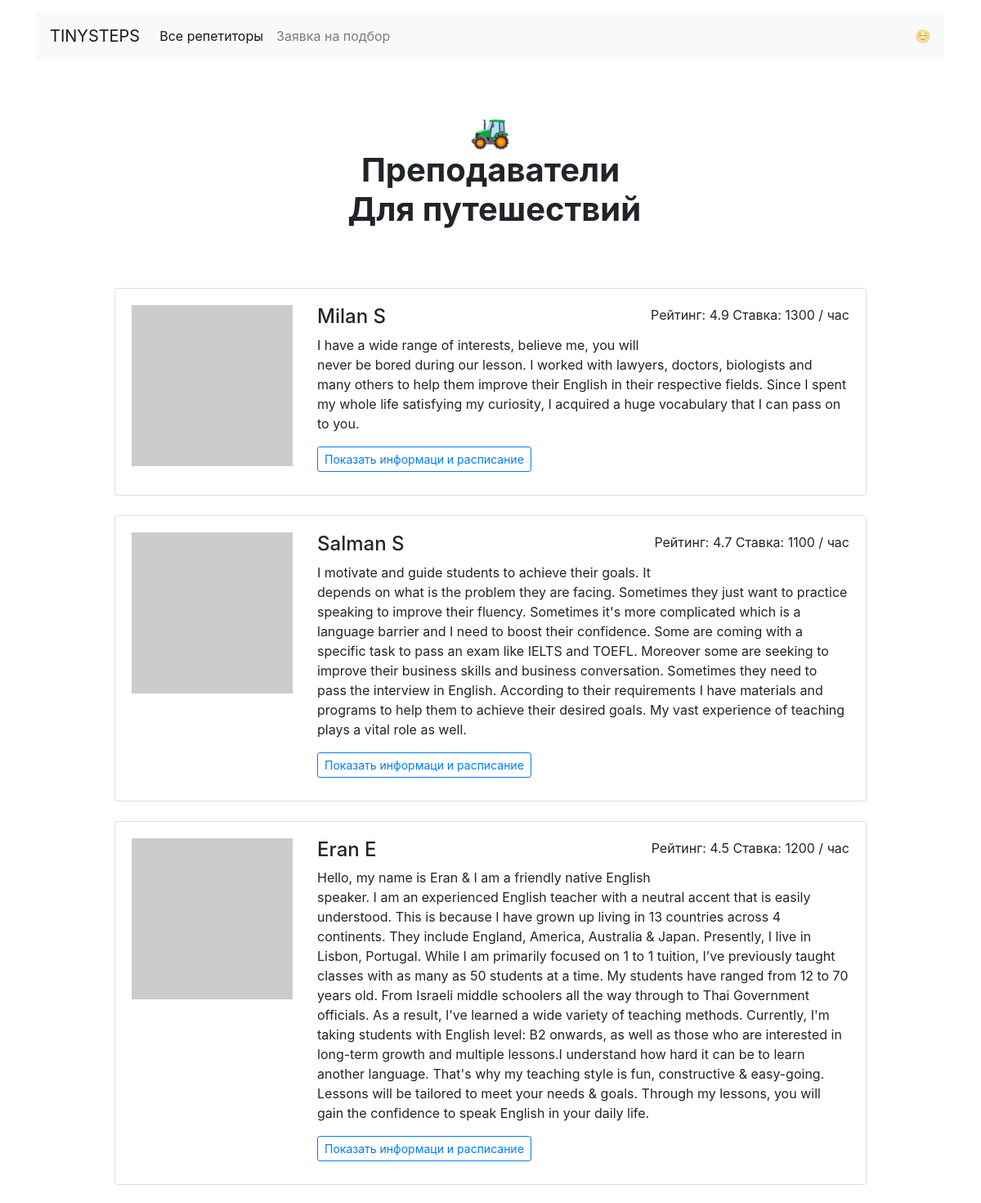
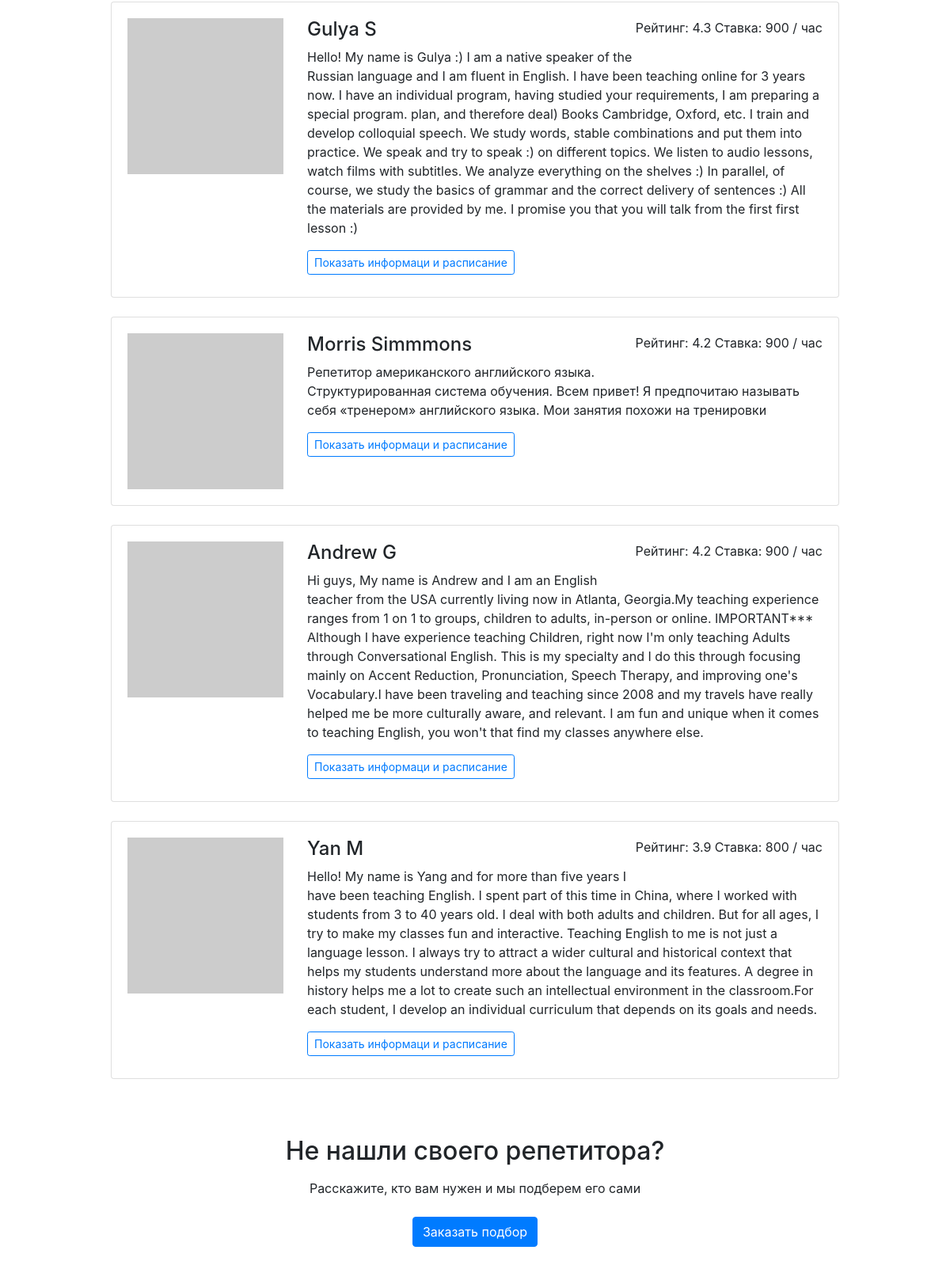
The page /goals/travel on the database its author committed (2 pictures, top to bottom).
### app.py (models this page shows)
class Tutor(db.Model):
    __tablename__ = "tutors"
    id = db.Column(db.Integer, primary_key=True)
    name = db.Column(db.String(50), nullable=False)
    about = db.Column(db.String(255*4), nullable=False)
    rating = db.Column(db.Float)
    picture = db.Column(db.String(255), nullable=False)
    price = db.Column(db.Integer, nullable=False)
    free = db.Column(db.JSON)
    goals = db.Column(db.JSON)
    booking = db.relationship("Booking", back_populates="tutor")

### app.py (the view)
@app.route("/goals/<goal>")
def template_goals(goal):
    tutors = []
    for tutor in db.session.query(Tutor).filter(Tutor.goals.contains(goal)).order_by(Tutor.rating.desc()).all():
        tutors.append(get_tutor_dict(tutor))
    return render_template("goal.html",
                           tutors=tutors,
                           goals=goals,
                           curr_goal=goal,
                           **params)

### app.py (called while the page is built)
def get_tutor_dict(tutor):
    return {
        'id': tutor.id,
        'name': tutor.name,
        'about': tutor.about,
        'rating': tutor.rating,
        'price': tutor.price,
        'picture': tutor.picture,
        'goals': tutor.goals,
        'free': tutor.free,
    }

### templates/goal.html
{% extends 'base.html' %}
{% block main_content %}
  <main class="container mt-3">
    <h1 class="h1 text-center w-50 mx-auto mt-1 py-5 mb-4"><strong>🚜<br />Преподаватели <br>  {{ goals[curr_goal] }}</strong></h1>
      <div class="row">
      <div class="col-12 col-lg-10 offset-lg-1 m-auto">
        {% for tutor in tutors %}
        <div class="card mb-4">
          <div class="card-body">
            <div class="row">
              <div class="col-3"><img src="{{ tutor['picture'] }}" class="img-fluid" alt=""></div>
              <div class="col-9">
                <p class="float-right">Рейтинг: {{ tutor['rating'] }} Ставка: {{ tutor['price'] }} / час</p>
                <h2 class="h4">{{ tutor['name'] }}</h2>
                <p>{{ tutor['about'] }}</p>
                <a href="{{ url_for('template_profiles', tutor_id=tutor['id']) }}" class="btn btn-outline-primary btn-sm mr-3 mb-2">Показать информаци и расписание</a>
              </div>
            </div>
          </div>
        </div>
        {% endfor %}
      </div>
    </div>
    <h2 class="text-center mt-5 mb-3">Не нашли своего репетитора?</h2>
    <p class="text-center mb-4">Расскажите, кто вам нужен и мы подберем его сами</p>
    <div class="text-center pb-5">
        <a href="request.html" class="btn btn-primary">Заказать подбор</a>
    </div>
  </main>
{% endblock %}

### rows shown on the page
Tutor: rating "4.9", price "1300", name "Milan S", about "I have a wide range of interests, believe me, you will never be bored during our lesson. I worked with lawyers, doctors, biologists and many others to help them improve their English in their respective fields. Since I spent my whole life satisfying my curiosity, I acquired a huge vocabulary that I can pass on to you."
Tutor: rating "4.7", price "1100", name "Salman S", about "I motivate and guide students to achieve their goals. It depends on what is the problem they are facing. Sometimes they just want to practice speaking to improve their fluency. Sometimes it's more complicated which is a language barrier and I need to boost their confidence. Some are coming with a specific task to pass an exam like IELTS and TOEFL. Moreover some are seeking to improve their business skills and business conversation. Sometimes they need to pass the interview in English. According to their requirements I have materials and programs to help them to achieve their desired goals. My vast experience of teaching plays a vital role as well."
Tutor: rating "4.5", price "1200", name "Eran E", about "Hello, my name is Eran & I am a friendly native English speaker. I am an experienced English teacher with a neutral accent that is easily understood. This is because I have grown up living in 13 countries across 4 continents. They include England, America, Australia & Japan. Presently, I live in Lisbon, Portugal. While I am primarily focused on 1 to 1 tuition, I’ve previously taught classes with as many as 50 students at a time. My students have ranged from 12 to 70 years old. From Israeli middle schoolers all the way through to Thai Government officials. As a result, I’ve learned a wide variety of teaching methods. Currently, I'm taking students with English level: B2 onwards, as well as…"
Tutor: rating "4.3", price "900", name "Gulya S", about "Hello! My name is Gulya :) I am a native speaker of the Russian language and I am fluent in English. I have been teaching online for 3 years now. I have an individual program, having studied your requirements, I am preparing a special program. plan, and therefore deal) Books Cambridge, Oxford, etc. I train and develop colloquial speech. We study words, stable combinations and put them into practice. We speak and try to speak :) on different topics. We listen to audio lessons, watch films with subtitles. We analyze everything on the shelves :) In parallel, of course, we study the basics of grammar and the correct delivery of sentences :) All the materials are provided by me. I promise you…"
Tutor: rating "4.2", price "900", name "Morris Simmmons", about "Репетитор американского английского языка. Структурированная система обучения. Всем привет! Я предпочитаю называть себя «тренером» английского языка. Мои занятия похожи на тренировки"
Tutor: rating "4.2", price "900", name "Andrew G", about "Hi guys, My name is Andrew and I am an English teacher from the USA currently living now in Atlanta, Georgia.My teaching experience ranges from 1 on 1 to groups, children to adults, in-person or online. IMPORTANT*** Although I have experience teaching Children, right now I'm only teaching Adults through Conversational English. This is my specialty and I do this through focusing mainly on Accent Reduction, Pronunciation, Speech Therapy, and improving one's Vocabulary.I have been traveling and teaching since 2008 and my travels have really helped me be more culturally aware, and relevant. I am fun and unique when it comes to teaching English, you won't that find my classes anywhere else."
Tutor: rating "3.9", price "800", name "Yan M", about "Hello! My name is Yang and for more than five years I have been teaching English. I spent part of this time in China, where I worked with students from 3 to 40 years old. I deal with both adults and children. But for all ages, I try to make my classes fun and interactive. Teaching English to me is not just a language lesson. I always try to attract a wider cultural and historical context that helps my students understand more about the language and its features. A degree in history helps me a lot to create such an intellectual environment in the classroom.For each student, I develop an individual curriculum that depends on its goals and needs."

### other values the page prints
{{ goals[curr_goal] }} "Для путешествий"
